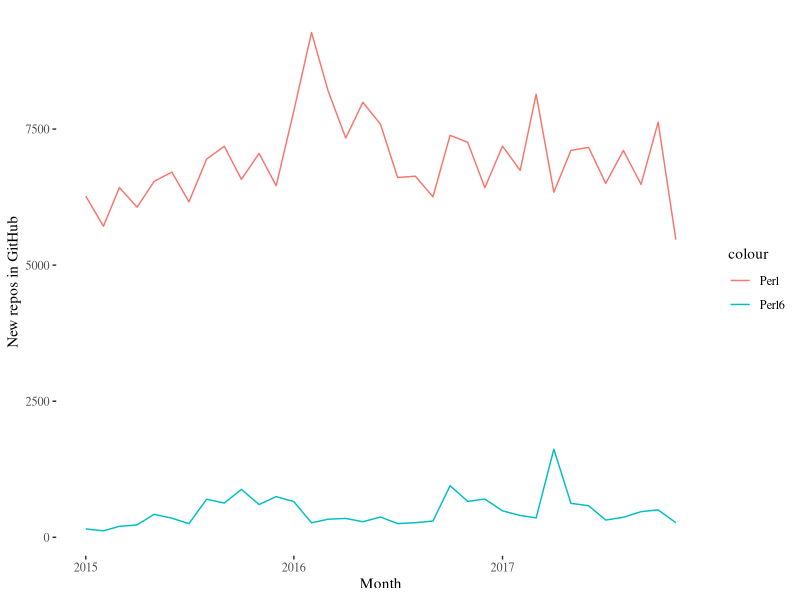

Reproduce this figure in R.
library(ggplot2)
library(ggthemes)

data <- read.csv("new_repos.csv", stringsAsFactors = FALSE)
data$Date <- as.Date(paste0(data$Date,"/01"),format="%Y/%m/%d")
ggplot()+geom_line(data=data,aes(x=data$Date,y=Perl,color='Perl',group=1))+geom_line(data=data,aes(x=data$Date,y=Perl6,color='Perl6',group=1))+theme_tufte()+xlab("Month")+ylab("New repos in GitHub")

